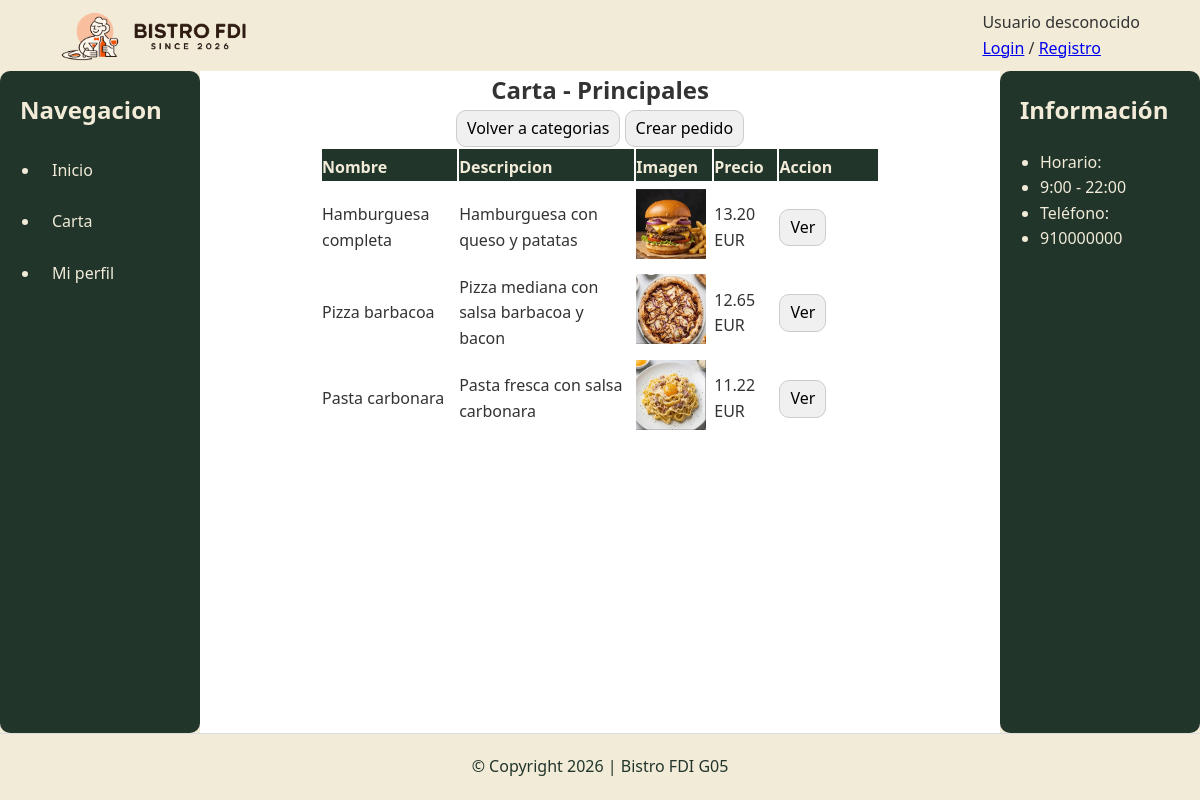
Page /includes/vistas/productos/listarProductos.php?id_categoria=3 on the committed database.
### tables this page shows
CREATE TABLE IF NOT EXISTS `categorias` (
  `id` INT NOT NULL AUTO_INCREMENT,
  `nombre` VARCHAR(80) NOT NULL,
  `descripcion` TEXT NOT NULL,
  `imagen` VARCHAR(255) NULL,
  PRIMARY KEY (`id`)
);

CREATE TABLE IF NOT EXISTS `productos` (
  `id` INT NOT NULL AUTO_INCREMENT,
  `nombre` VARCHAR(120) NOT NULL,
  `descripcion` TEXT NOT NULL,
  `id_categoria` INT NULL,
  `precio_base` DECIMAL(10,2) NOT NULL,
  `iva` TINYINT NOT NULL,
  `disponible` TINYINT(1) NOT NULL DEFAULT 1,
  `ofertado` TINYINT(1) NOT NULL DEFAULT 1,
  `imagen` VARCHAR(255) NULL,
  PRIMARY KEY (`id`),
  CONSTRAINT `fk_categoria_productos`
    FOREIGN KEY (`id_categoria`) REFERENCES `categorias`(`id`) ON DELETE SET NULL
);

### includes/clases/es/ucm/fdi/aw/usuarios/Producto.php (called while the page is built, shortened)
<?php
class Producto {
    public static function listarPorCategoria(int $idCategoria, bool $soloOfertados = false): array
    {
        $conn = Aplicacion::getInstance()->getConexionBd();
        $sql = 'SELECT p.id, p.nombre, p.descripcion, p.id_categoria, p.precio_base, p.iva, p.disponible, p.ofertado, p.imagen, c.nombre AS categoria
                FROM productos p
                LEFT JOIN categorias c ON p.id_categoria = c.id
                WHERE p.id_categoria = ?';
        if ($soloOfertados) {
            $sql .= ' AND p.ofertado = 1 AND p.disponible = 1';
        }
        $sql .= ' ORDER BY p.id';
        $stmt = mysqli_prepare($conn, $sql);
        mysqli_stmt_bind_param($stmt, 'i', $idCategoria);
        mysqli_stmt_execute($stmt);
        $res = mysqli_stmt_get_result($stmt);
        $out = [];
        while ($row = mysqli_fetch_assoc($res)) {
            $out[] = $row;
        }
        return $out;
    }
}

### includes/clases/es/ucm/fdi/aw/usuarios/Categoria.php (called while the page is built, shortened)
<?php
class Categoria {
    public static function buscaPorId(int $id): ?array
    {
        $conn = Aplicacion::getInstance()->getConexionBd();
        $sql = 'SELECT id, nombre, descripcion, imagen FROM categorias WHERE id = ? LIMIT 1';
        $stmt = mysqli_prepare($conn, $sql);
        mysqli_stmt_bind_param($stmt, 'i', $id);
        mysqli_stmt_execute($stmt);
        $res = mysqli_stmt_get_result($stmt);
        $fila = $res ? mysqli_fetch_assoc($res) : null;
        return $fila ?: null;
    }
}

### includes/vistas/productos/listarProductos.php (the view, shortened to what this page needs)
<?php
$esGerente = (($_SESSION['rol'] ?? '') === 'Gerente');
$msg = $_GET['msg'] ?? '';
if ($esGerente) {
    $prods = Producto::listar();
    $tituloPagina = 'Listado productos';
    $tablaProductos = '
        <table>
            <tr>
                <th>ID</th>
                <th>Nombre</th>
                <th>Descripcion</th>
                <th>Categoria</th>
                <th>Precio base</th>
                <th>IVA (%)</th>
                <th>Precio final</th>
                <th>Disponible</th>
                <th>Ofertado</th>
                <th>Imagen</th>
                <th>Acciones</th>
            </tr>';
    foreach ($prods as $p) {
        $id = (int)$p['id'];
        $nombre = htmlspecialchars($p['nombre'] ?? '', ENT_QUOTES, 'UTF-8');
        $descripcion = htmlspecialchars($p['descripcion'] ?? '', ENT_QUOTES, 'UTF-8');
        $categoria = htmlspecialchars($p['categoria'] ?? '-', ENT_QUOTES, 'UTF-8');
        $precioBase = number_format((float)($p['precio_base'] ?? 0), 2, '.', '');
        $iva = (int)($p['iva'] ?? 0);
        $precioFinal = number_format(((float)($p['precio_base'] ?? 0)) * (1 + ($iva / 100)), 2, '.', '');
        $disponible = ((int)($p['disponible'] ?? 0) === 1) ? 'Si' : 'No';
        $ofertado = ((int)($p['ofertado'] ?? 0) === 1) ? 'Si' : 'No';
        $imagenRaw = $p['imagen'] ?? '';
        $imagen = htmlspecialchars($imagenRaw, ENT_QUOTES, 'UTF-8');
        $imgHtml = '-';
        if ($imagenRaw !== '') {
            $src = preg_match('/^https?:\/\//', $imagenRaw) ? $imagen : RUTA_APP.ltrim($imagenRaw, '/');
            $imgHtml = "<img src='{$src}' alt='Imagen producto' width='60' height='60'>";
        }
        $urlEditar = RUTA_APP."includes/vistas/productos/actualizarProductos.php?id={$id}";
        $urlBorrar = RUTA_APP."includes/vistas/productos/borrarProductos.php?id={$id}";
        $urlVisualizar = RUTA_APP."includes/vistas/productos/visualizarProductos.php?id={$id}";
        $tablaProductos .= "
        <tr>
            <td>{$id}</td>
            <td>{$nombre}</td>
            <td>{$descripcion}</td>
            <td>{$categoria}</td>
            <td>{$precioBase}</td>
            <td>{$iva}</td>
            <td>{$precioFinal}</td>
            <td>{$disponible}</td>
            <td>{$ofertado}</td>
            <td>{$imgHtml}</td>
            <td>
                <a href='{$urlVisualizar}' class='button-estandar'>Visualizar</a>
                <a href='{$urlEditar}' class='button-estandar'>Actualizar</a>
                <a href='{$urlBorrar}' class='button-estandar'>Borrar</a>
            </td>
        </tr>";
    }
    $tablaProductos .= '</table>';
    $urlCrear = RUTA_APP.'includes/vistas/productos/crearProductos.php';
    $mensajeHtml = $msg !== '' ? '<p><strong>'.htmlspecialchars($msg, ENT_QUOTES, 'UTF-8').'</strong></p>' : '';
    $contenidoPrincipal = <<<EOS
        <h2>Productos</h2>
        $mensajeHtml
        <p><a href="$urlCrear" class="button-estandar">Crear producto</a></p>
        $tablaProductos
    EOS;
} else {
    $idCategoria = (int)($_GET['id_categoria'] ?? 0);
    if ($idCategoria <= 0) {
        $cats = Categoria::listar();
        $tituloPagina = 'Carta';
        $tablaCategorias = '
            <table>
                <tr>
                    <th>Categoria</th>
                    <th>Descripcion</th>
                    <th>Accion</th>
                </tr>';
        foreach ($cats as $c) {
            $idCat = (int)($c['id'] ?? 0);
            $nombreCat = htmlspecialchars($c['nombre'] ?? '', ENT_QUOTES, 'UTF-8');
            $descripcionCat = htmlspecialchars($c['descripcion'] ?? '', ENT_QUOTES, 'UTF-8');
            $urlCategoria = RUTA_APP.'includes/vistas/productos/listarProductos.php?id_categoria='.$idCat;
            $tablaCategorias .= '
            <tr>
                <td>'.$nombreCat.'</td>
                <td>'.$descripcionCat.'</td>
                <td><a href="'.$urlCategoria.'" class="button-estandar">Ver productos</a></td>
            </tr>';
        }
        $tablaCategorias .= '</table>';
        $mensajeHtml = $msg !== '' ? '<p><strong>'.htmlspecialchars($msg, ENT_QUOTES, 'UTF-8').'</strong></p>' : '';
        $contenidoPrincipal = <<<EOS
            <h2>Carta</h2>
            $mensajeHtml
            $tablaCategorias
        EOS;
    } else {
        $categoria = Categoria::buscaPorId($idCategoria);
        $prods = Producto::listarPorCategoria($idCategoria, true);
        $nombreCategoria = htmlspecialchars($categoria['nombre'] ?? '', ENT_QUOTES, 'UTF-8');
        $tablaCarta = '
            <table>
                <tr>
                    <th>Nombre</th>
                    <th>Descripcion</th>
                    <th>Imagen</th>
                    <th>Precio</th>
                    <th>Accion</th>
                </tr>';
        foreach ($prods as $p) {
            $id = (int)$p['id'];
            $nombre = htmlspecialchars($p['nombre'] ?? '', ENT_QUOTES, 'UTF-8');
            $descripcion = htmlspecialchars($p['descripcion'] ?? '', ENT_QUOTES, 'UTF-8');
            $imagenRaw = $p['imagen'] ?? '';
            $imagen = htmlspecialchars($imagenRaw, ENT_QUOTES, 'UTF-8');
            $precioBase = (float)($p['precio_base'] ?? 0);
            $iva = (int)($p['iva'] ?? 0);
            $precioFinal = $precioBase + ($precioBase * $iva / 100);
            $urlVisualizar = RUTA_APP."includes/vistas/productos/visualizarProductos.php?id={$id}&id_categoria={$idCategoria}";
            $imgHtml = '-';
            if ($imagenRaw !== '') {
                $src = preg_match('/^https?:\/\//', $imagenRaw) ? $imagen : RUTA_APP.ltrim($imagenRaw, '/');
                $imgHtml = "<img src='{$src}' alt='Imagen producto' width='70' height='70'>";
            }
            $tablaCarta .= '
            <tr>
                <td>'.$nombre.'</td>
                <td>'.$descripcion.'</td>
                <td>'.$imgHtml.'</td>
                <td>'.number_format($precioFinal, 2, '.', '').' EUR</td>
                <td><a href="'.$urlVisualizar.'" class="button-estandar">Ver</a></td>
            </tr>';
        }
        $tablaCarta .= '</table>';
        $urlVolverCategorias = RUTA_APP.'includes/vistas/productos/listarProductos.php';
        $urlCrearPedido = RUTA_APP.'includes/vistas/pedidos/crearPedido.php';
        $mensajeHtml = $msg !== '' ? '<p><strong>'.htmlspecialchars($msg, ENT_QUOTES, 'UTF-8').'</strong></p>' : '';
        $contenidoPrincipal = <<<EOS
            <h2>Carta - $nombreCategoria</h2>
            $mensajeHtml
            <p>
                <a href="$urlVolverCategorias" class="button-estandar">Volver a categorias</a>
                <a href="$urlCrearPedido" class="button-estandar">Crear pedido</a>
            </p>
            $tablaCarta
        EOS;
    }
}
require __DIR__.'/../plantillas/plantilla.php';

### css/layout.css (style rules this page uses)
* { box-sizing: border-box; margin: 0; padding: 0; }
body { font-family: 'Segoe UI', sans-serif; line-height: 1.6; background-color: #f1ebd8; color: #333; }

### css/componentes.css (style rules this page uses)
.button-estandar { display: inline-block; padding: 5px 10px; font-size: 1rem; cursor: pointer; background-color: #f0f0f0; border: 1px solid #ccc; border-radius: 10px; color: black !important; text-decoration: none !important; }
table { width: 70%; }
th, td { padding: 6px 6px 0px 0px; text-align: left; }
th { background-color: #21352a; color: #f1ebd8; }
th:last-child, td:last-child { width:18%; }

### rows in the picture
categorias: nombre "Principales"
productos: nombre "Hamburguesa completa", descripcion "Hamburguesa con queso y patatas", imagen (picture), precioFinal "13.20"
productos: nombre "Pizza barbacoa", descripcion "Pizza mediana con salsa barbacoa y bacon", imagen (picture), precioFinal "12.65"
productos: nombre "Pasta carbonara", descripcion "Pasta fresca con salsa carbonara", imagen (picture), precioFinal "11.22"
